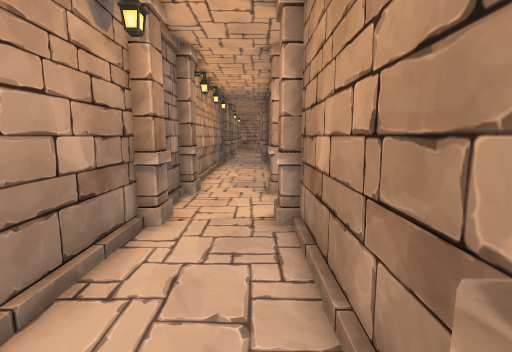
view 1 (above)

16 first-person views from a walk through a Unity game level. The camera is 1.2 m above the floor, tilts 8° down and sees 85° across. Doors are open. The floor is counted in squares, 0.5 m on a side. Each view is taken from the middle of a square. On the plan, view 1 faces up. The plan holds only what a view shows up to about 18 squares ahead; the rest is blank. The place goes on beyond the plan. The player character is not drawn.

view 2
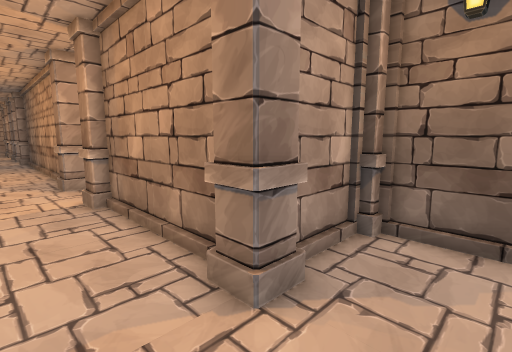

view 3
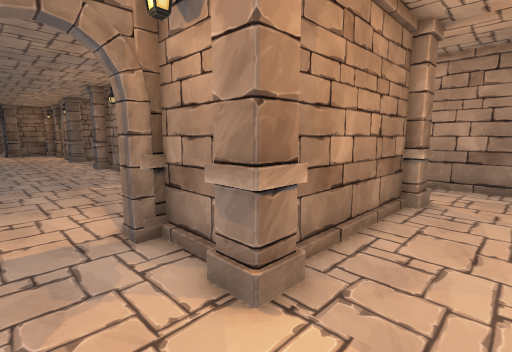

view 4
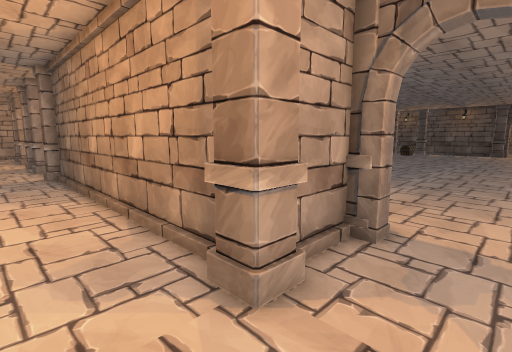

view 5
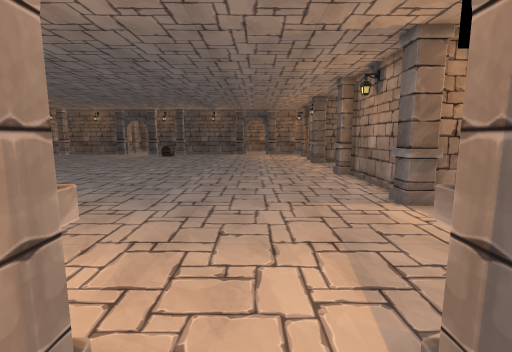

view 6
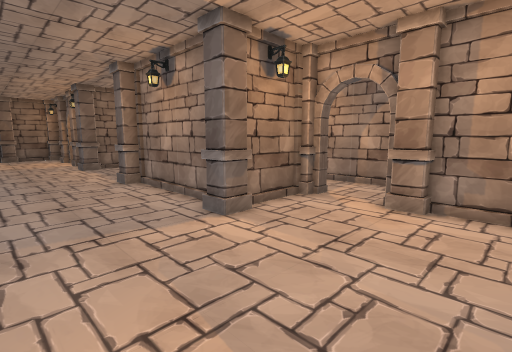

view 7
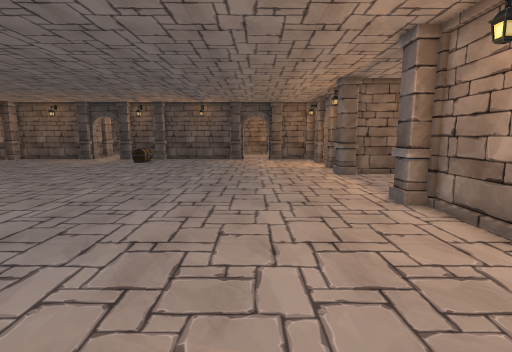

view 8
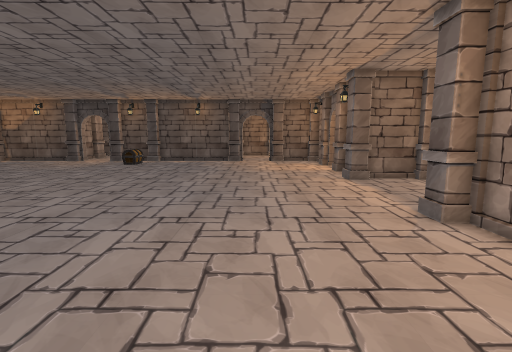

view 9
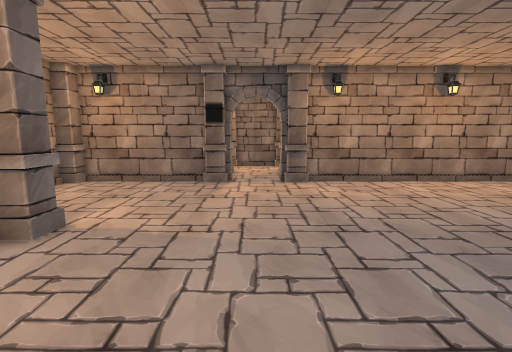

view 10
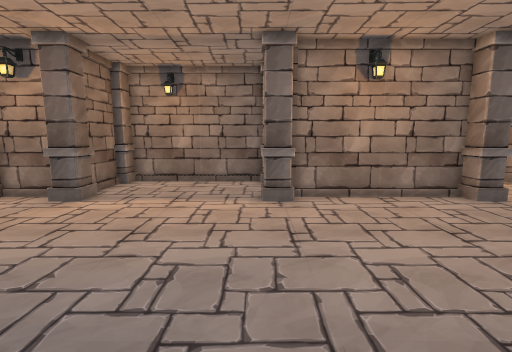

view 11
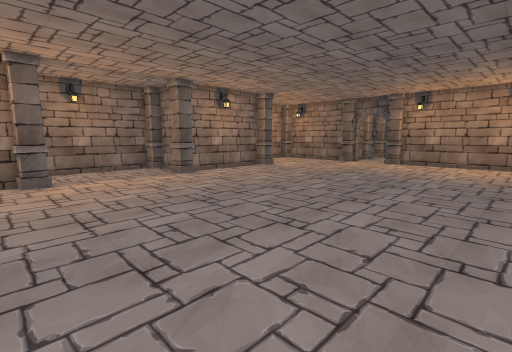

view 12
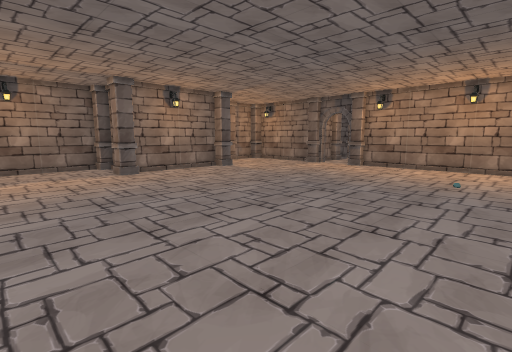

view 13
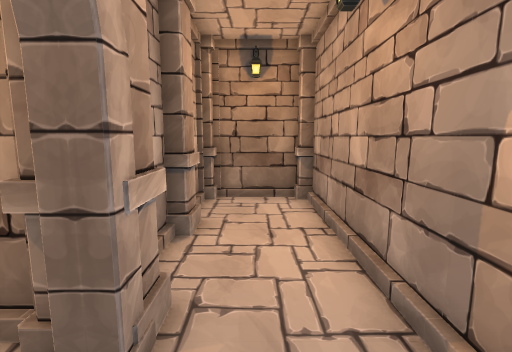

view 14
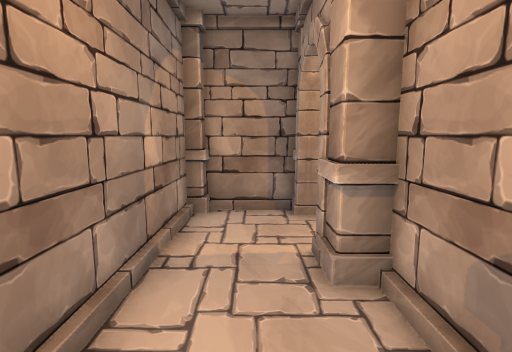

view 15
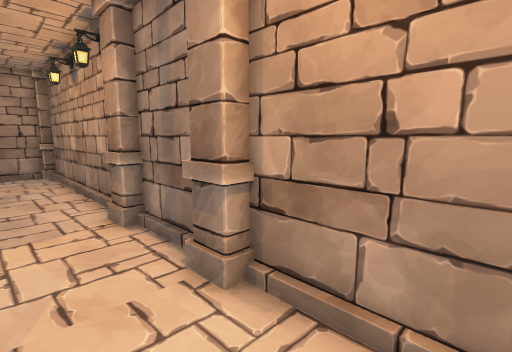

view 16
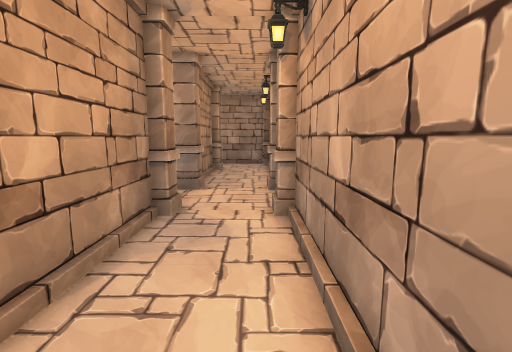

### Floor plan
Points are (right, up) in squares from view 1. A wall is a line through its corners. A room is listed if a view was taken in it or the views show most of it. See-through windows are left out.
Room 1 (views 1, 2, 3, 4, 5, 15, 16)
walls: (2.2, 7.8) (4.4, 7.8); (1.2, 12.6) (1.2, 23.5); (4.4, 12.2) (2.2, 12.2); (1.2, 0.6) (1.2, 7.4); (4.5, 0.2) (2.2, 0.2); (-3.2, 19.9) (-3.2, -3.8); (5.2, -2.9) (5.2, -0.5); (-2.8, -4.2) (1.6, -4.2)
ways out: open door at (4.5, 10) to room 2
objects: pillar (-4, 7) to (-3, 8); pillar (-4, 12) to (-3, 13); pillar (1, 0); pillar (1, 8); pillar (1, 12)
Room 2 (views 6, 7, 8, 9, 10, 11, 12, 13, 14)
walls: (13.6, 3.8) (20.5, 3.8); (16.5, 0.2) (13.6, 0.2); (13.2, 0.5) (13.2, 3.4); (21.6, -0.2) (28.8, -0.2); (4.8, 7.4) (4.8, 0.6); (29.6, 3.8) (31.5, 3.8); (8.8, -0.6) (8.8, -3.8); (29.2, 0.6) (29.2, 3.4); (5.6, -0.2) (8.4, -0.2); (4.8, 23.5) (4.8, 12.8); (9.2, -4.2) (17, -4.2)
ways out: open door at (4.5, 10) to room 1
objects: pillar (5, 8); pillar (5, 12); pillar (9, 0); pillar (13, -1) to (13, 0); pillar (13, 4) to (13, 5); pillar (17, 0) to (18, 1); pillar (21, 4) to (22, 5); pillar (29, 4) to (29, 5)

Positions as (right, up) in squares from view 1, and headings:
1: (0, 0), facing up
2: (-2, -3), facing up-right
3: (-2, 11), facing down-right
4: (-2, 9), facing up-right
5: (3, 10), facing right
6: (6, 10), facing down-right
7: (11, 10), facing right
8: (13, 10), facing right
9: (20, 10), facing left
10: (22, 15), facing down
11: (31, 21), facing down-left
12: (28, 23), facing down-left
13: (10, -2), facing right
14: (18, -2), facing left
15: (0, 16), facing down-left
16: (-2, 21), facing down
